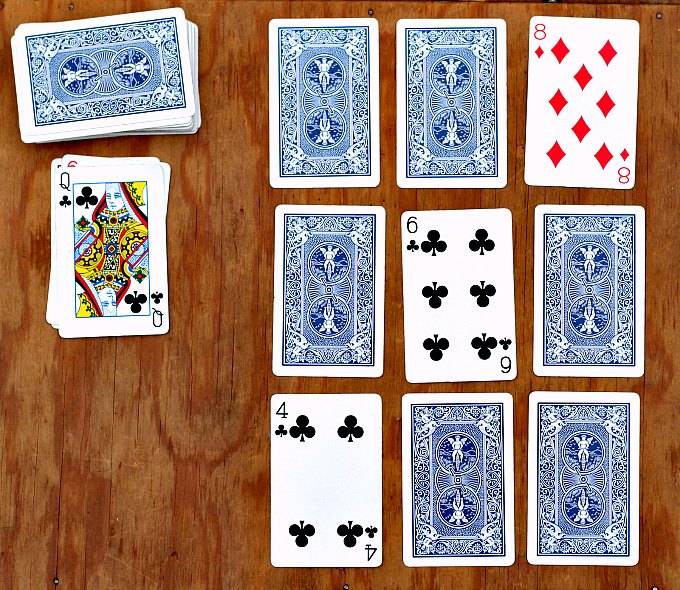
//> input picture 1stmethod_OpenCV/2.jpg, 680 x 590 px
$ ./eyedetection_img   (built with g++ and OpenCV 4)
//> lines starting //> are read from the running program, lines starting //| are printed output that depends on the picture; after the words box and inside, x2 and y2 are one past the last pixel; in counts of white or black regions, pixels touching at a corner belong together
#include <opencv2/opencv.hpp>

int main() {
    // Load the pre-trained face detection model
    cv::CascadeClassifier faceCascade;
    if (!faceCascade.load("/home/venkat/test/facedetection/haarcascade_frontalface_default.xml")) {
        std::cout << "Error loading face detection model." << std::endl;
        return -1;
    }

    // Load the input image
    cv::Mat image = cv::imread("2.jpg");
//> image is the input picture: 590 rows x 680 cols, CV_8UC3; mean B, G, R 122, 134.7, 162.7

    // Check if the image loaded successfully
    if (image.empty()) {
        std::cout << "Error loading input image." << std::endl;
        return -1;
    }

    // Convert the image to grayscale for face detection
    cv::Mat grayImage;
    cv::cvtColor(image, grayImage, cv::COLOR_BGR2GRAY);
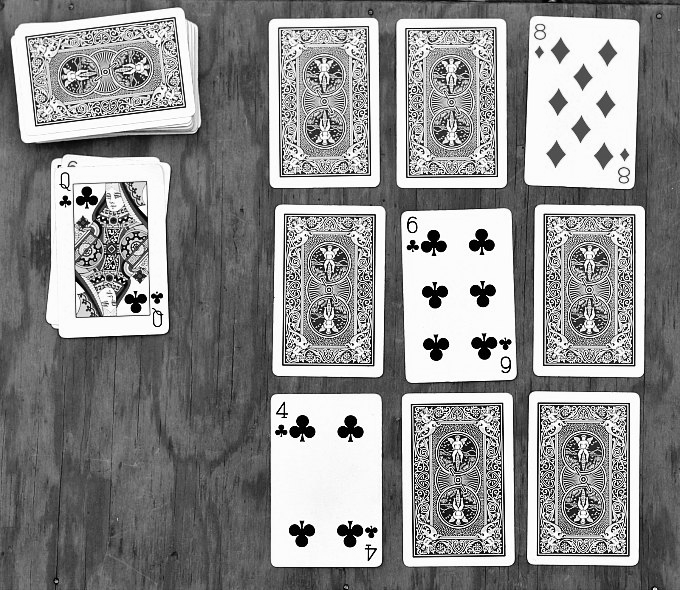
//> grayImage: 590 rows x 680 cols, CV_8UC1; min 0, max 255, mean 141.6

    // Detect faces in the grayscale image
    std::vector<cv::Rect> faces;
    faceCascade.detectMultiScale(grayImage, faces, 1.1, 4);
//> faces = 1 Rect (x, y, width, height): [100, 186, 26, 26]

    // Draw rectangles around the detected faces
    for (const cv::Rect& faceRect : faces) {
        cv::rectangle(image, faceRect, cv::Scalar(0, 255, 0), 2);
    }
//> this loop made 1 pass
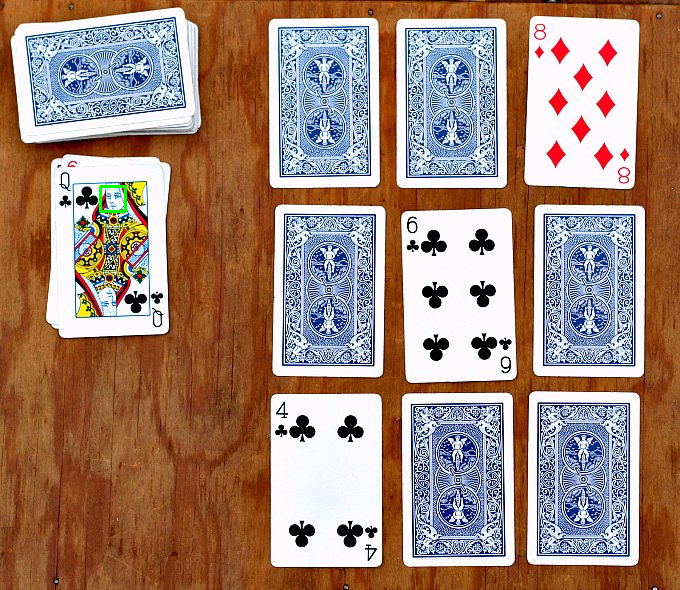
//> image: 590 rows x 680 cols, CV_8UC3; 0.07% of pixels changed, all inside (x1, y1, x2, y2) = (99, 185, 127, 213)
    cv::imwrite("facedetection.png",image);
    // Display the image with detected faces
    cv::imshow("Eye Detection", image);
    cv::waitKey(0);

    // Close the window
    cv::destroyAllWindows();

    return 0;
}
